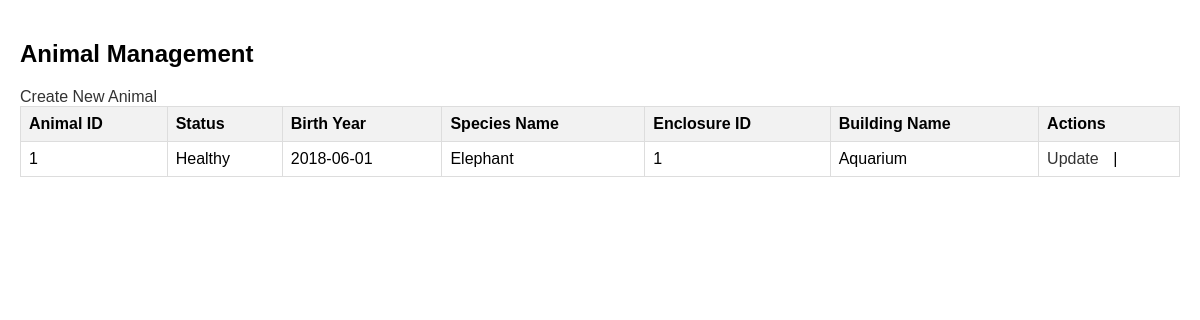
/asset_management/animal/view_animals.php, run on an earlier commit of the app's database.
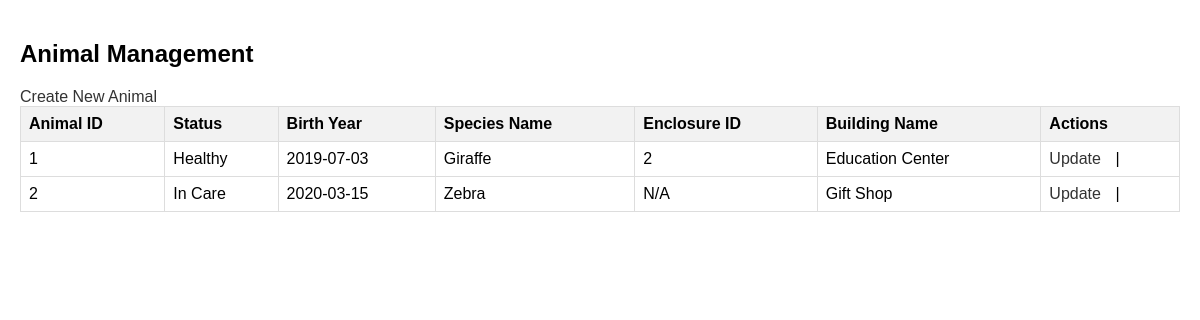
And on a later commit of the database.
### tables this page shows
CREATE TABLE Animal (
ID INT PRIMARY KEY AUTO_INCREMENT,
Status VARCHAR(255) NOT NULL,
BirthYear DATE NOT NULL,
SpeciesID INT,
EnclosureID INT,
BuildingID INT,
FOREIGN KEY (BuildingID) REFERENCES Building(ID),
FOREIGN KEY (SpeciesID) REFERENCES Species(ID),
FOREIGN KEY (EnclosureID) REFERENCES Enclosure(ID)
);

CREATE TABLE Species (
ID INT PRIMARY KEY AUTO_INCREMENT,
Name VARCHAR(255) NOT NULL,
FoodCost INT NOT NULL
);

CREATE TABLE Enclosure (
ID INT AUTO_INCREMENT,
BuildingID INT,
SqFt INT NOT NULL,
PRIMARY KEY(ID, BuildingID),
FOREIGN KEY (BuildingID) REFERENCES Building(ID)
);

CREATE TABLE Building (
ID INT PRIMARY KEY AUTO_INCREMENT,
Name VARCHAR(255) NOT NULL,
Type VARCHAR(255) NOT NULL
);

### asset_management/animal/view_animals.php (the view, shortened to what this page needs)
<?php
include '../includes/db_connection.php';
$sql = "SELECT Animal.ID, Animal.Status, Animal.BirthYear, Species.Name AS SpeciesName, Enclosure.ID AS EnclosureID, Building.Name AS BuildingName
        FROM Animal
        LEFT JOIN Species ON Animal.SpeciesID = Species.ID
        LEFT JOIN Enclosure ON Animal.EnclosureID = Enclosure.ID
        LEFT JOIN Building ON Animal.BuildingID = Building.ID";
$result = $conn->query($sql);
?>
<!DOCTYPE html>
<html lang="en">
<head>
</head>
<body>
    <h2>Animal Management</h2>
    <a href="create_animal.php">Create New Animal</a>
    <table>
        <tr>
            <th>Animal ID</th>
            <th>Status</th>
            <th>Birth Year</th>
            <th>Species Name</th>
            <th>Enclosure ID</th>
            <th>Building Name</th>
            <th>Actions</th>
        </tr>
        <?php while ($row = $result->fetch_assoc()) : ?>
            <tr>
                <td><?php echo $row['ID']; ?></td>
                <td><?php echo isset($row['Status']) ? $row['Status'] : 'N/A'; ?></td>
                <td><?php echo isset($row['BirthYear']) ? $row['BirthYear'] : 'N/A'; ?></td>
                <td><?php echo isset($row['SpeciesName']) ? $row['SpeciesName'] : 'N/A'; ?></td>
                <td><?php echo isset($row['EnclosureID']) ? $row['EnclosureID'] : 'N/A'; ?></td>
                <td><?php echo isset($row['BuildingName']) ? $row['BuildingName'] : 'N/A'; ?></td>
                <td>
                    <a href="update_animal.php?id=<?php echo $row['ID']; ?>">Update</a> |
                </td>
            </tr>
        <?php endwhile; ?>
    </table>
</body>
</html>

### asset_management/animal/view_animals.php (style rules this page uses)
body { font-family: Arial, sans-serif; background-color: #fff; margin: 0; padding: 20px; }
h2 { margin-bottom: 20px; }
a { text-decoration: none; color: #333; margin-right: 10px; }
table { border-collapse: collapse; width: 100%; }
th, td { border: 1px solid #ddd; padding: 8px; text-align: left; }
th { background-color: #f2f2f2; }

What changed in the data, as far as the page shows it:
changed animal "Healthy": BirthYear "2018-06-01" → "2019-07-03"; SpeciesID.Name "Elephant" → "Giraffe"; enclosure.ID "1" → "2"; BuildingID.Name "Aquarium" → "Education Center"
added animal: ID "2", Status "In Care", BirthYear "2020-03-15", SpeciesID.Name "Zebra", shows "N/A", BuildingID.Name "Gift Shop"
